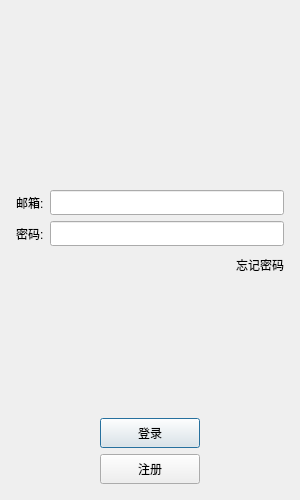
<?xml version="1.0" encoding="UTF-8"?>
<ui version="4.0">
 <class>LoginDialog</class>
 <widget class="QDialog" name="LoginDialog">
  <property name="geometry">
   <rect>
    <x>0</x>
    <y>0</y>
    <width>300</width>
    <height>500</height>
   </rect>
  </property>
  <property name="minimumSize">
   <size>
    <width>300</width>
    <height>500</height>
   </size>
  </property>
  <property name="maximumSize">
   <size>
    <width>300</width>
    <height>500</height>
   </size>
  </property>
  <property name="windowTitle">
   <string>Dialog</string>
  </property>
  <layout class="QVBoxLayout" name="verticalLayout_2">
   <item>
    <layout class="QVBoxLayout" name="verticalLayout">
     <property name="leftMargin">
      <number>5</number>
     </property>
     <property name="topMargin">
      <number>5</number>
     </property>
     <property name="rightMargin">
      <number>5</number>
     </property>
     <property name="bottomMargin">
      <number>5</number>
     </property>
     <item>
      <widget class="QWidget" name="widget" native="true">
       <layout class="QGridLayout" name="gridLayout">
        <item row="0" column="0">
         <widget class="QLabel" name="label">
          <property name="styleSheet">
           <string notr="true"/>
          </property>
          <property name="text">
           <string/>
          </property>
          <property name="pixmap">
           <pixmap resource="res.qrc">:/img/infinity.png</pixmap>
          </property>
          <property name="alignment">
           <set>Qt::AlignCenter</set>
          </property>
         </widget>
        </item>
       </layout>
      </widget>
     </item>
     <item>
      <spacer name="verticalSpacer">
       <property name="orientation">
        <enum>Qt::Vertical</enum>
       </property>
       <property name="sizeHint" stdset="0">
        <size>
         <width>20</width>
         <height>40</height>
        </size>
       </property>
      </spacer>
     </item>
     <item>
      <layout class="QHBoxLayout" name="horizontalLayout">
       <property name="leftMargin">
        <number>0</number>
       </property>
       <property name="topMargin">
        <number>0</number>
       </property>
       <property name="rightMargin">
        <number>0</number>
       </property>
       <property name="bottomMargin">
        <number>0</number>
       </property>
       <item>
        <widget class="QLabel" name="email_label">
         <property name="minimumSize">
          <size>
           <width>0</width>
           <height>25</height>
          </size>
         </property>
         <property name="maximumSize">
          <size>
           <width>16777215</width>
           <height>25</height>
          </size>
         </property>
         <property name="text">
          <string>邮箱:</string>
         </property>
        </widget>
       </item>
       <item>
        <widget class="QLineEdit" name="email_edit">
         <property name="minimumSize">
          <size>
           <width>0</width>
           <height>25</height>
          </size>
         </property>
         <property name="maximumSize">
          <size>
           <width>16777215</width>
           <height>25</height>
          </size>
         </property>
        </widget>
       </item>
      </layout>
     </item>
     <item>
      <layout class="QHBoxLayout" name="horizontalLayout_2">
       <item>
        <widget class="QLabel" name="pass_label">
         <property name="minimumSize">
          <size>
           <width>0</width>
           <height>25</height>
          </size>
         </property>
         <property name="maximumSize">
          <size>
           <width>16777215</width>
           <height>25</height>
          </size>
         </property>
         <property name="text">
          <string>密码:</string>
         </property>
        </widget>
       </item>
       <item>
        <widget class="QLineEdit" name="pass_edit">
         <property name="minimumSize">
          <size>
           <width>0</width>
           <height>25</height>
          </size>
         </property>
         <property name="maximumSize">
          <size>
           <width>16777215</width>
           <height>25</height>
          </size>
         </property>
        </widget>
       </item>
      </layout>
     </item>
     <item>
      <layout class="QHBoxLayout" name="horizontalLayout_3">
       <item>
        <spacer name="horizontalSpacer">
         <property name="orientation">
          <enum>Qt::Horizontal</enum>
         </property>
         <property name="sizeHint" stdset="0">
          <size>
           <width>40</width>
           <height>20</height>
          </size>
         </property>
        </spacer>
       </item>
       <item>
        <widget class="QLabel" name="forget_label">
         <property name="minimumSize">
          <size>
           <width>0</width>
           <height>25</height>
          </size>
         </property>
         <property name="maximumSize">
          <size>
           <width>16777215</width>
           <height>25</height>
          </size>
         </property>
         <property name="text">
          <string>忘记密码</string>
         </property>
        </widget>
       </item>
      </layout>
     </item>
     <item>
      <spacer name="verticalSpacer_2">
       <property name="orientation">
        <enum>Qt::Vertical</enum>
       </property>
       <property name="sizeHint" stdset="0">
        <size>
         <width>20</width>
         <height>40</height>
        </size>
       </property>
      </spacer>
     </item>
     <item>
      <layout class="QHBoxLayout" name="horizontalLayout_4">
       <item>
        <spacer name="horizontalSpacer_2">
         <property name="orientation">
          <enum>Qt::Horizontal</enum>
         </property>
         <property name="sizeHint" stdset="0">
          <size>
           <width>40</width>
           <height>20</height>
          </size>
         </property>
        </spacer>
       </item>
       <item>
        <widget class="QPushButton" name="login_btn">
         <property name="minimumSize">
          <size>
           <width>100</width>
           <height>30</height>
          </size>
         </property>
         <property name="maximumSize">
          <size>
           <width>100</width>
           <height>30</height>
          </size>
         </property>
         <property name="text">
          <string>登录</string>
         </property>
        </widget>
       </item>
       <item>
        <spacer name="horizontalSpacer_3">
         <property name="orientation">
          <enum>Qt::Horizontal</enum>
         </property>
         <property name="sizeHint" stdset="0">
          <size>
           <width>40</width>
           <height>20</height>
          </size>
         </property>
        </spacer>
       </item>
      </layout>
     </item>
     <item>
      <layout class="QHBoxLayout" name="horizontalLayout_5">
       <item>
        <spacer name="horizontalSpacer_4">
         <property name="orientation">
          <enum>Qt::Horizontal</enum>
         </property>
         <property name="sizeHint" stdset="0">
          <size>
           <width>40</width>
           <height>20</height>
          </size>
         </property>
        </spacer>
       </item>
       <item>
        <widget class="QPushButton" name="reg_btn">
         <property name="minimumSize">
          <size>
           <width>100</width>
           <height>30</height>
          </size>
         </property>
         <property name="maximumSize">
          <size>
           <width>100</width>
           <height>30</height>
          </size>
         </property>
         <property name="text">
          <string>注册</string>
         </property>
        </widget>
       </item>
       <item>
        <spacer name="horizontalSpacer_5">
         <property name="orientation">
          <enum>Qt::Horizontal</enum>
         </property>
         <property name="sizeHint" stdset="0">
          <size>
           <width>40</width>
           <height>20</height>
          </size>
         </property>
        </spacer>
       </item>
      </layout>
     </item>
    </layout>
   </item>
  </layout>
 </widget>
 <resources>
  <include location="res.qrc"/>
 </resources>
 <connections/>
</ui>
